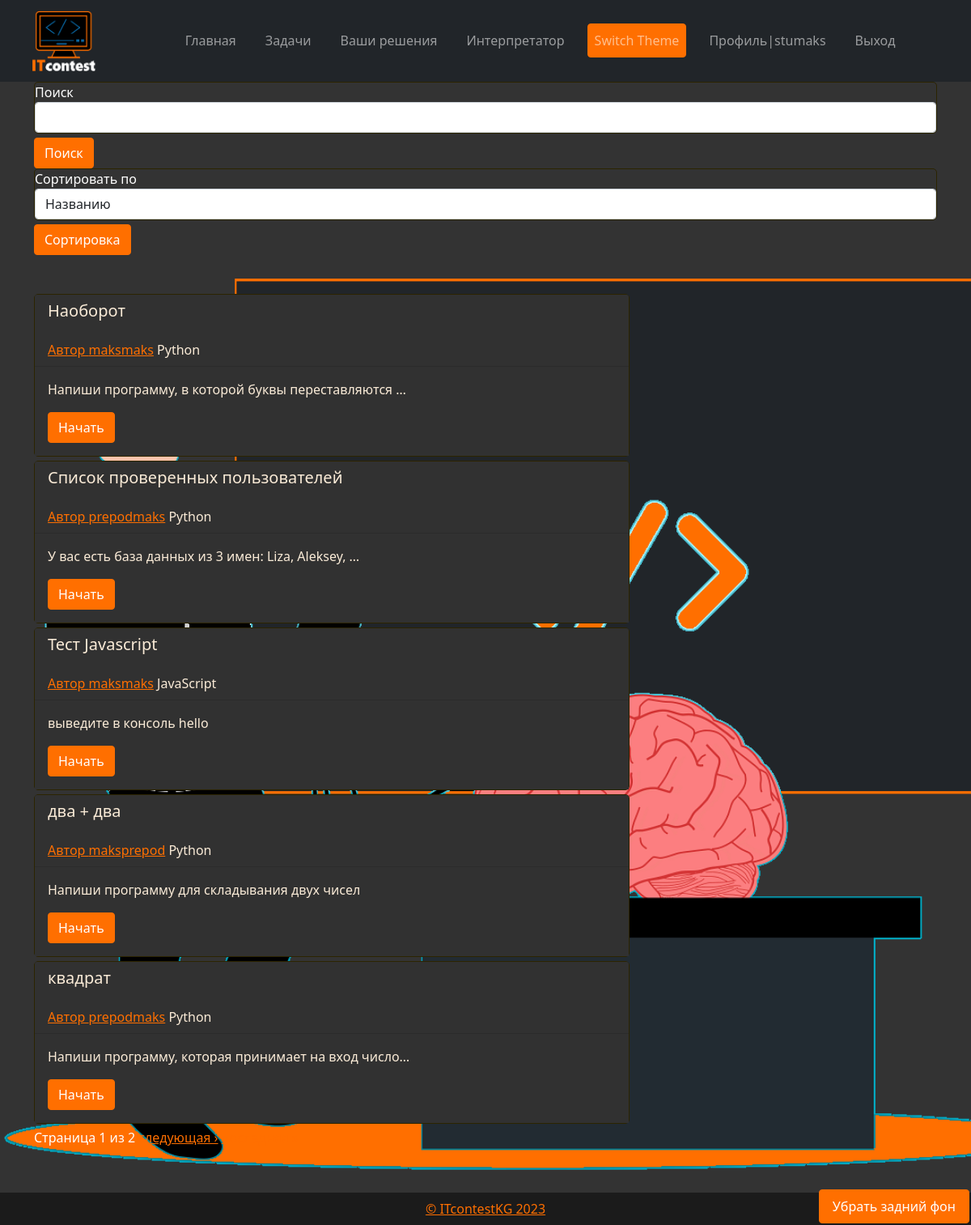
The app's page /tasks/ (signed in) with its own data.
### users/models.py (models this page shows, shortened)
class User(AbstractUser):
    choice = models.CharField( max_length=150, blank=True, verbose_name='Статус', help_text='1 - Студент, 2 - Преподаватель, 3 - Администратор')
    date = models.DateField(null=True, blank=True, verbose_name='Дата рождения')
    slug = models.SlugField(null=False, blank=True, unique=True)
    prepopulated_fields = {'slug': ('username',)}
    language = models.CharField(("language"), max_length=150, blank=True)
    class Meta:
        permissions = (("can_create_task", "Can create task"),)

### core/models.py (models this page shows, shortened)
class Task(models.Model):
    language = models.CharField(("language"), max_length=150, blank=True)
    name = models.CharField(max_length=200, unique=True)
    description = models.TextField()
    input = models.TextField()
    output = models.TextField()
    input1 = models.TextField(null=True)
    output1 = models.TextField(null=True)
    input2 = models.TextField(null=True)
    output2 = models.TextField(null=True)
    created_at = models.DateTimeField(auto_now_add=True)
    updated_at = models.DateTimeField(auto_now=True)
    prepod = models.CharField(max_length=150, null=True)
    slug = models.SlugField(unique=True)
    def get_language(self):
        LANGUAGE_CHOICES = {
        'python': 'Python',
        'kotlinc': 'Kotlin',
        'node': 'JavaScript',
        'java': 'Java',
    }
        return LANGUAGE_CHOICES.get(self.language)

### core/views.py (the view)
# urls.py: path('tasks/', views.task_list, name='task_list'),
@login_required
def task_list(request):
    sort = request.GET.get('sort', 'name')  # получаем параметр сортировки из GET-запроса
    if sort == 'prepod':
        tasks = Task.objects.all().order_by('prepod')  # сортируем по полю "prepod"
    else:
        tasks = Task.objects.all().order_by('name')  # сортируем по умолчанию по полю "name"
    q = request.GET.get('q')
    if q:
        tasks = tasks.filter(Q(name__icontains=q) | Q(language__icontains=q) | Q(prepod__icontains=q))
    paginator = Paginator(tasks,5)
    page_number = request.GET.get('page', 1)
    page = paginator.get_page(page_number)
    context = {
        'tasks': page.object_list,
        'page': page,
        'sort': sort,
        'q': q,
        }
    return render(request, 'core/task_list.html', context)

### core/templates/core/task_list.html (shortened to what this page needs)
{% extends 'main/base.html' %}
{% block content %}
<form method="GET">
  <div class="form-group">
      <label for="search">Поиск</label>
      <input type="text" class="form-control" id="search" name="q" value="{{ request.GET.q }}">
  </div>
  <button type="submit" class="btn btn-primary" name="action" value="search">Поиск</button>
  <div class="form-group">
      <label for="sort">Сортировать по</label>
      <select class="form-control" id="sort" name="sort">
          <option value="name" {% if sort == 'name' %}selected{% endif %}>Названию</option>
      </select>
  </div>
  <button type="submit" class="btn btn-primary" name="action" value="sort">Сортировка</button>
</form>
  <div class="container my-5">
    <div class="row">
      <div class="col-md-8">
        {% for task in tasks %}
          <div class="form-group">
            <div class="card-header">
              <h5 class="mb-0">{{ task.name }} </h5><br>
              <a href="{% url 'author_tasks' task.prepod %}" class="mb-0">Автор {{ task.prepod }}</a> {{ task.get_language }}
            </div>
            <div class="card-body">
              <p class="card-text">{{ task.description|truncatechars:50 }}</p>
              <a href="{% url 'task_detail' task.slug %}" class="btn btn-primary">Начать</a>
            </div>
          </div>
        {% empty %}
          <p>Нет доступных заданий.</p>
        {% endfor %}
      </div>
    </div>
    <div class="pagination">
      <span class="step-links">
      <span class="current-page">
        Страница {{ page.number }} из {{ page.paginator.num_pages }}
      </span>
      {% if page.has_next %}
        <a href="?page={{ page.next_page_number }}{% if sort %}&sort={{ sort }}{% endif %}{% if q %}&q={{ q }}{% endif %}">следующая &rsaquo;</a>
        <a href="?page={{ page.paginator.num_pages }}{% if sort %}&sort={{ sort }}{% endif %}{% if q %}&q={{ q }}{% endif %}">последняя &raquo;</a>
      {% endif %}
      </span>
  </div>
  </div>
{% endblock %}

### main/templates/main/base.html (shortened to what this page needs)
{% load static %}
<!DOCTYPE html>
<html lang="en">
<head>
    <link rel="stylesheet" href="https://cdnjs.cloudflare.com/ajax/libs/twitter-bootstrap/5.1.0/css/bootstrap.min.css">
    <link id="theme" rel="stylesheet" href="{% static 'css/styles-dark.css' %}">
</head>
<body>
  <nav class="navbar navbar-expand-lg navbar-dark bg-dark">
    <a class="navbar-brand" ><img src="/static/images/logo.png" alt="Logo" class="img-fluid" style="max-height: 75px;"></a>
    <div class="collapse navbar-collapse justify-content-center text-center" id="navbarTogglerDemo02">
      <ul class="navbar-nav">
        <li class="nav-item active">
          <a class="nav-link" href="{% url 'blog-home' %}">Главная</a>
        </li>
        <li class="nav-item">
          <a class="nav-link" href="{% url 'task_list' %}">Задачи</a>
        </li>
        {% if user.choice == '1' %}
        <li class="nav-item">
          <a class="nav-link" href="{% url 'catalog' %}">Ваши решения</a></li>
          {% endif %}
          <li class="nav-item">
            <a class="nav-link" href="{% url 'interpreter' %}">Интерпретатор</a></li>
        <li class="nav-item">
              <button class="btn btn-link nav-link" onclick="toggleTheme()">Switch Theme</button>
          </li>
          {% if user.is_authenticated %}
          <li class="nav-item">
            <a class="nav-link" href="{% url 'profile' %}">Профиль|{{ user.username }}</a></li>
              <li class="nav-item">
                <a class="nav-link" href="{% url 'logout' %}">Выход</a></li>
        {% else %}
        <li class="nav-item">
          <a class="nav-link" href="{% url 'login' %}">Вход</a></li>
            <li class="nav-item">
              <a class="nav-link" href="{% url 'register' %}">Регистрация</a></li>
        {% endif %}
      </ul>
    </div>
  </nav>
    <main role="main" class="container">
      <div class="row">
          {% block content %}{% endblock %}
      </div>
<footer>
  <p><a href="{% url 'blog-home' %}">© ITcontestKG 2023</a></p>
  <button class="btn btn-link nav-link remove-bg-button" onclick="removeBackground()">Убрать задний фон</button>
</footer>
</main>
</body>
</html>

### static/css/styles-dark.css (style rules this page uses)
body { background: url('../images/darktheme.png') no-repeat center center fixed; -webkit-background-size: cover; -moz-background-size: cover; -o-background-size: cover; background-size: cover; background-color: #333333; color: #ffffff; }
nav { display: flex; justify-content: center; align-items: center; }
.form-group { margin-bottom: 5px; border: 1px solid rgb(44, 36, 0);; border-radius: 5px; }
.navbar-brand { margin-left: 2em; }
.navbar-nav { flex-wrap: nowrap; }
.navbar { display: flex; justify-content: center; align-items: center; }
.card-header { color:antiquewhite; background-color: rgb(49, 49, 49); }
.card-body { color:antiquewhite; background-color: rgb(49, 49, 49); }
.card-text { color:antiquewhite; background-color: rgb(49, 49, 49); }
nav ul { list-style: none; display: flex; align-items: center; justify-content: right; }
.nav-item { align-items: center; display: flex; }
nav ul li { align-items: center; display: flex; margin: 0px 10px; }
nav ul li a { text-decoration: none; color: #333; }
a { color: #ff6f00; }
.btn { color: #ffffff; background-color: #ff6f00; border: 1px solid #ff6f00; }
footer { position: fixed; padding-top: 1em; background-color: rgb(27, 27, 27); left: 0; bottom: 0; width: 100%; text-align: center; height: 5vh; display: flex; justify-content: center; align-items: center; }
.remove-bg-button { position: absolute; right: 2px; bottom: 2px; }
main { padding-bottom: 6vh; }

### records on screen
User: username "stumaks"
Task: name "Наоборот", prepod "maksmaks", get_language "Python", description "Напиши программу, в которой буквы переставляются …"
Task: name "Список проверенных пользователей", prepod "prepodmaks", get_language "Python", description "У вас есть база данных из 3 имен: Liza, Aleksey, …"
Task: name "Тест Javascript", prepod "maksmaks", get_language "JavaScript", description "выведите в консоль hello"
Task: name "два + два", prepod "maksprepod", get_language "Python", description "Напиши программу для складывания двух чисел"
Task: name "квадрат", prepod "prepodmaks", get_language "Python", description "Напиши программу, которая принимает на вход число…"

### other values on screen
{{ page.number }} "1"
{{ page.paginator.num_pages }} "2"
